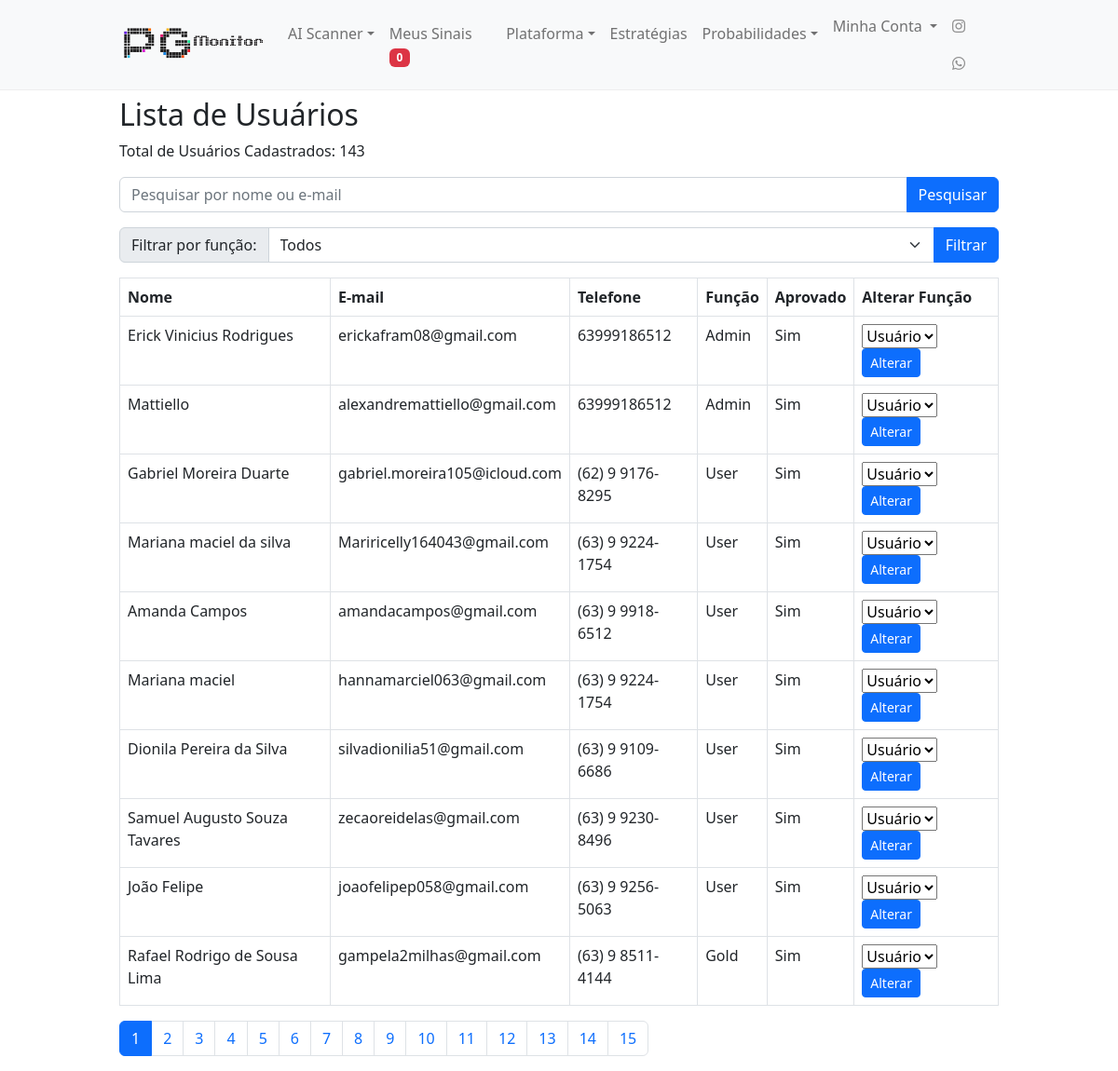
The page /usuarios.php (signed in) on the database its author committed.
### tables this page shows
CREATE TABLE `users` (
  `id` int(11) NOT NULL,
  `name` varchar(100) NOT NULL,
  `email` varchar(100) NOT NULL,
  `phone` varchar(20) NOT NULL,
  `password` varchar(100) NOT NULL,
  `role` enum('user','gold','admin') NOT NULL DEFAULT 'user',
  `approved` int(11) DEFAULT 0,
  `reset_token` varchar(255) DEFAULT NULL
);

### usuarios.php (the view, shortened to what this page needs)
<?php
require_once 'db_connection.php';
if (isset($_GET['role']) && in_array($_GET['role'], ['user', 'gold', 'admin'])) {
    $selected_role = $_GET['role'];
    $sqlRoleFilter = " AND role = '$selected_role'";
} else {
    $selected_role = 'all';
    $sqlRoleFilter = '';
}
$records_per_page = 10;
$current_page = isset($_GET['page']) ? intval($_GET['page']) : 1;
$searchKeyword = isset($_GET['search']) ? $conn->real_escape_string($_GET['search']) : '';
$sqlTotalUsers = "SELECT COUNT(*) as total FROM users WHERE (name LIKE '%$searchKeyword%' OR email LIKE '%$searchKeyword%') $sqlRoleFilter";
$resultTotalUsers = $conn->query($sqlTotalUsers);
$totalUsers = $resultTotalUsers->fetch_assoc()['total'];
$total_pages = ceil($totalUsers / $records_per_page);
$start_index = ($current_page - 1) * $records_per_page;
$sqlUsers = "SELECT * FROM users WHERE (name LIKE '%$searchKeyword%' OR email LIKE '%$searchKeyword%') $sqlRoleFilter LIMIT $start_index, $records_per_page";
$resultUsers = $conn->query($sqlUsers);
?>
<!DOCTYPE html>
<html lang="pt-br">
<head>
    <link rel="stylesheet" href="https://cdnjs.cloudflare.com/ajax/libs/bootstrap/5.2.3/css/bootstrap.min.css">
</head>
<body>
<?php include 'menu.php'; ?>
<div class="container mt-5">
    <h2>Lista de Usuários</h2>
    <p>Total de Usuários Cadastrados: <?php echo $totalUsers; ?></p>
    <form class="mb-3">
        <div class="input-group">
            <input type="text" class="form-control" name="search" placeholder="Pesquisar por nome ou e-mail"
                   value="<?php echo $searchKeyword; ?>">
            <button class="btn btn-primary" type="submit">Pesquisar</button>
        </div>
    </form>
    <form class="mb-3">
        <div class="input-group">
            <label class="input-group-text" for="filterRole">Filtrar por função:</label>
            <select class="form-select" name="role" id="filterRole">
                <option value="all" <?php echo ($selected_role === 'all') ? 'selected' : ''; ?>>Todos</option>
            </select>
            <button class="btn btn-primary" type="submit">Filtrar</button>
        </div>
    </form>
    <table class="table table-bordered">
        <thead>
        <tr>
            <th>Nome</th>
            <th>E-mail</th>
            <th>Telefone</th>
            <th>Função</th>
            <th>Aprovado</th>
            <th>Alterar Função</th>
        </tr>
        </thead>
        <tbody>
        <?php if ($resultUsers->num_rows > 0) : ?>
            <?php while ($row = $resultUsers->fetch_assoc()) : ?>
                <tr>
                    <td><?php echo $row['name']; ?></td>
                    <td><?php echo $row['email']; ?></td>
                    <td><?php echo $row['phone']; ?></td>
                    <td><?php echo ucfirst($row['role']); ?></td>
                    <td><?php echo $row['approved'] == 1 ? 'Sim' : 'Não'; ?></td>
                    <td>
                        <form method="post">
                            <select name="new_role">
                                <option value="user">Usuário</option>
                            </select>
                            <button type="submit" name="update_role" class="btn btn-sm btn-primary">Alterar</button>
                        </form>
                    </td>
                </tr>
            <?php endwhile; ?>
        <?php else : ?>
            <tr>
                <td colspan="6" class="text-center">Nenhum usuário encontrado.</td>
            </tr>
        <?php endif; ?>
        </tbody>
    </table>
    <?php if ($total_pages > 1) : ?>
        <nav aria-label="Paginação">
            <ul class="pagination">
                <?php for ($page = 1; $page <= $total_pages; $page++) : ?>
                    <li class="page-item <?php echo ($page == $current_page) ? 'active' : ''; ?>">
                        <a class="page-link" href="?page=<?php echo $page . (empty($searchKeyword) ? '' : '&search=' . $searchKeyword) . '&role=' . $selected_role; ?>">
                            <?php echo $page; ?>
                        </a>
                    </li>
                <?php endfor; ?>
            </ul>
        </nav>
    <?php endif; ?>
</div>
</body>
</html>

### menu.php (style rules this page uses)
.container { max-width: 968px !important; }
body { padding-top: 56px; }

### rows shown on the page
users: name "Erick Vinicius Rodrigues", email "erickafram08@gmail.com", phone "63999186512", role "Admin", approved "Sim"
users: name "Mattiello", email "alexandremattiello@gmail.com", phone "63999186512", role "Admin", approved "Sim"
users: name "Gabriel Moreira Duarte", email "gabriel.moreira105@icloud.com", phone "(62) 9 9176-8295", role "User", approved "Sim"
users: name "Mariana maciel da silva", email "Mariricelly164043@gmail.com", phone "(63) 9 9224-1754", role "User", approved "Sim"
users: name "Amanda Campos", email "amandacampos@gmail.com", phone "(63) 9 9918-6512", role "User", approved "Sim"
users: name "Mariana maciel", email "hannamarciel063@gmail.com", phone "(63) 9 9224-1754", role "User", approved "Sim"
users: name "Dionila Pereira da Silva", email "silvadionilia51@gmail.com", phone "(63) 9 9109-6686", role "User", approved "Sim"
users: name "Samuel Augusto Souza Tavares", email "zecaoreidelas@gmail.com", phone "(63) 9 9230-8496", role "User", approved "Sim"
users: name "João Felipe", email "joaofelipep058@gmail.com", phone "(63) 9 9256-5063", role "User", approved "Sim"
users: name "Rafael Rodrigo de Sousa Lima", email "gampela2milhas@gmail.com", phone "(63) 9 8511-4144", role "Gold", approved "Sim"

### other values the page prints
getNumberOfUserSignals($user_id) "0"
$totalUsers "143"
